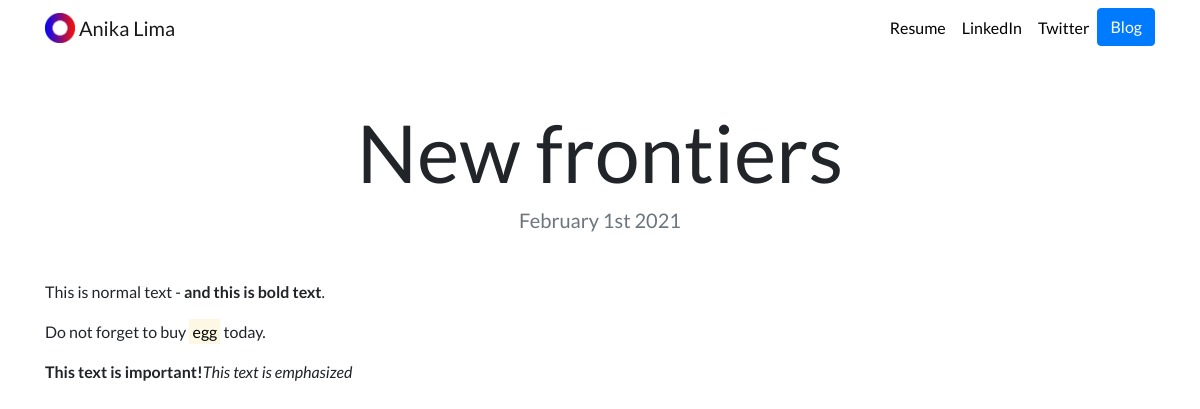
Page /blog/8/ on the committed database.
### blog/models.py (models this page shows, shortened)
class Blog(models.Model):
    title=models.CharField(max_length=50)
    currentdate = models.DateField(default=timezone.now)
    description=models.CharField(max_length=200)

### blog/views.py (the view)
# urls.py: path('<int:blog_no>/', views.detail, name='detail')
def detail(request, blog_no):
    blog=get_object_or_404(Blog,pk=blog_no)
    return render(request,'detail.html',{'blog':blog})
    return render(request,'detail.html',{'num':blog_no})

### templates/detail.html
{% extends "base.html" %}
{% load static %}
{% block content %}
<h1 class="text-center mt-5" id="blogdetailtitle">{{ blog.title }}</h1>
<h5 class="text-center text-muted mb-5">{{ blog.currentdate|date:'F jS Y' }}</h5>
{{ blog.description|safe }}
{% endblock %}

### portfolio/static/portfolio/custom.css (style rules this page uses)
body { font-family: 'Lato', sans-serif; }
@media (min-width: 992px) { #blogdetailtitle { font-size: 5rem; } }

### rows in the picture
Blog: title "New frontiers", currentdate "February 1st 2021", description "This is normal text - and this is bold text . Do not forget to buy egg today. This text is important! This text is emphasized"
